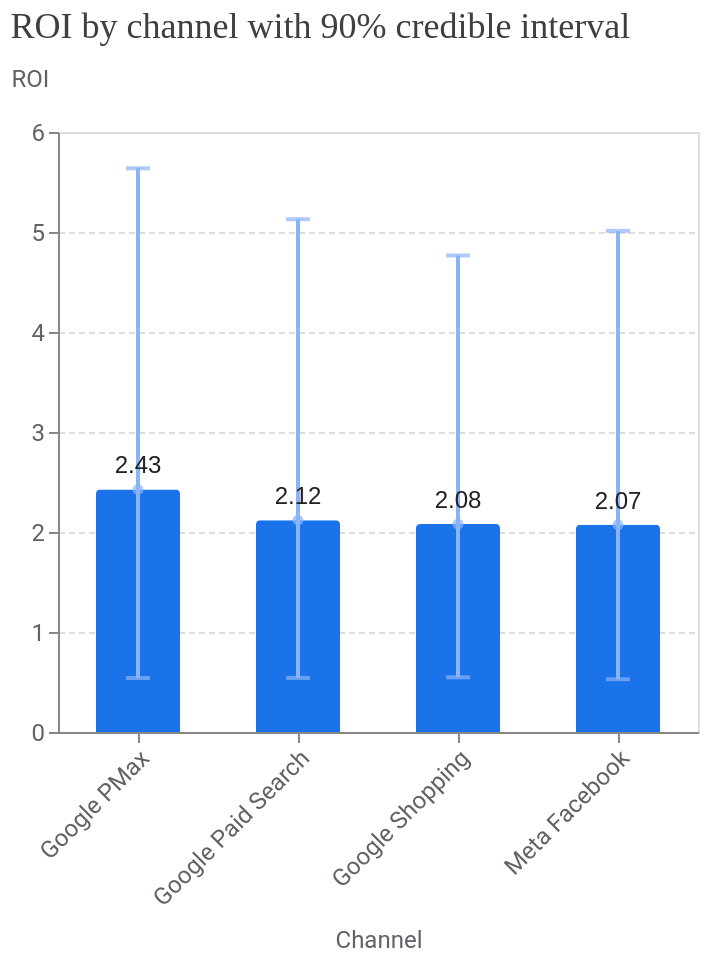

The cell this chart's notebook holds for it:
### Code cell
media_summary.plot_roi_bar_chart()

### Figure 1 — Vega-Lite specification as saved in the notebook (floating-point values rounded to 4 significant figures)
{"config": {"view": {"continuousWidth": 300, "continuousHeight": 300}, "axis": {"labelColor": "#5F6368", "labelFont": "Roboto", "labelFontSize": 12, "titleColor": "#5F6368", "titleFont": "Roboto", "titleFontSize": 12, "titleFontWeight": "normal", "titlePadding": 10}, "tick": {"bandSize": 10, "thickness": 2}}, "layer": [{"mark": {"type": "bar", "color": "#1A73E8", "cornerRadiusEnd": 2, "size": 42}, "encoding": {"x": {"axis": {"labelAngle": -45}, "field": "channel", "title": "Channel", "type": "nominal"}, "y": {"axis": {"gridDash": [3, 2], "titleAlign": "left", "titleAngle": 0, "titleY": -20}, "field": "roi", "title": "ROI", "type": "quantitative"}}}, {"mark": {"type": "errorbar", "color": "#8AB4F8", "ticks": {"size": 12}}, "encoding": {"strokeWidth": {"value": 2}, "x": {"field": "channel", "type": "nominal"}, "y": {"field": "ci_hi", "title": "ROI", "type": "quantitative"}, "y2": {"field": "ci_lo"}}}, {"mark": {"type": "point", "color": "#8AB4F8", "filled": true, "tooltip": true}, "encoding": {"x": {"field": "channel", "type": "nominal"}, "y": {"field": "roi", "type": "quantitative"}}}, {"mark": {"type": "text", "align": "center", "baseline": "bottom", "color": "#202124", "dy": -5, "fontSize": 12}, "encoding": {"text": {"field": "roi", "format": ".2f", "type": "quantitative"}, "x": {"axis": {"labelAngle": -45}, "field": "channel", "title": "Channel", "type": "nominal"}, "y": {"axis": {"gridDash": [3, 2], "titleAlign": "left", "titleAngle": 0, "titleY": -20}, "field": "roi", "title": "ROI", "type": "quantitative"}}}], "data": {"name": "data-c5cdc10c303f0bc721de3b815d379334"}, "title": {"text": "ROI by channel with 90% credible interval", "anchor": "start", "color": "#3C4043", "font": "Google Sans Display", "fontSize": 18, "fontWeight": "normal", "offset": 10}, "width": {"step": 80}, "$schema": "https://vega.github.io/schema/vega-lite/v6.4.1.json", "datasets": {"data-c5cdc10c303f0bc721de3b815d379334": [{"channel": "Google PMax", "ci_hi": 5.637, "ci_lo": 0.5398, "roi": 2.426}, {"channel": "Google Paid Search", "ci_hi": 5.128, "ci_lo": 0.5407, "roi": 2.118}, {"channel": "Google Shopping", "ci_hi": 4.765, "ci_lo": 0.5468, "roi": 2.08}, {"channel": "Meta Facebook", "ci_hi": 5.011, "ci_lo": 0.5278, "roi": 2.072}]}}
